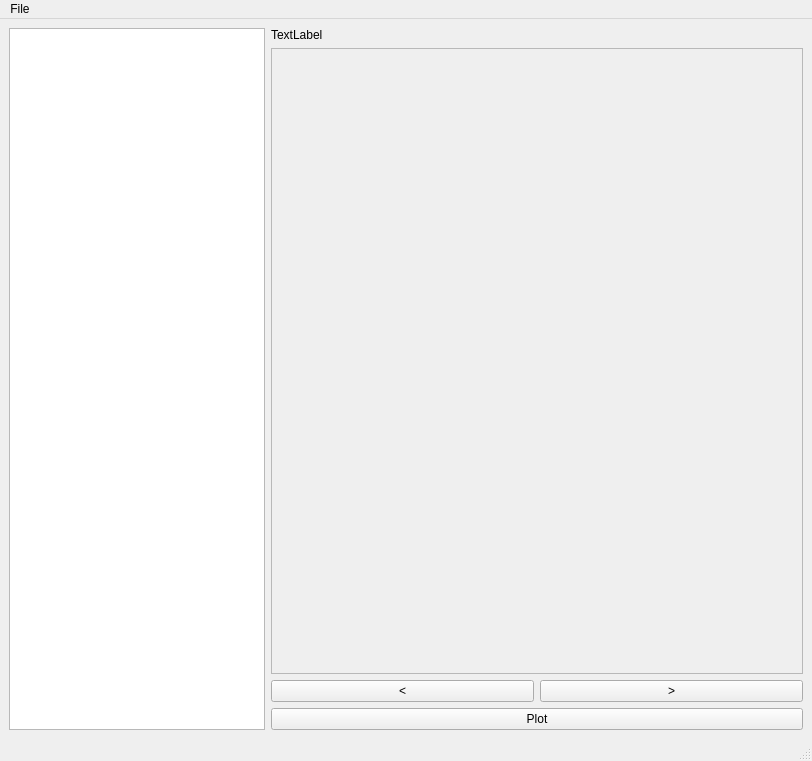
<?xml version="1.0" encoding="UTF-8"?>
<ui version="4.0">
 <class>MainWindow</class>
 <widget class="QMainWindow" name="MainWindow">
  <property name="geometry">
   <rect>
    <x>0</x>
    <y>0</y>
    <width>812</width>
    <height>761</height>
   </rect>
  </property>
  <property name="sizePolicy">
   <sizepolicy hsizetype="Preferred" vsizetype="Preferred">
    <horstretch>0</horstretch>
    <verstretch>0</verstretch>
   </sizepolicy>
  </property>
  <property name="windowTitle">
   <string>MainWindow</string>
  </property>
  <widget class="QWidget" name="centralwidget">
   <layout class="QHBoxLayout" name="horizontalLayout">
    <item alignment="Qt::AlignLeft">
     <widget class="QListWidget" name="PairList"/>
    </item>
    <item>
     <layout class="QVBoxLayout" name="verticalLayout">
      <item>
       <widget class="QLabel" name="title">
        <property name="text">
         <string>TextLabel</string>
        </property>
       </widget>
      </item>
      <item>
       <widget class="QScrollArea" name="Graph">
        <property name="widgetResizable">
         <bool>true</bool>
        </property>
        <widget class="QWidget" name="scrollAreaWidgetContents">
         <property name="geometry">
          <rect>
           <x>0</x>
           <y>0</y>
           <width>528</width>
           <height>608</height>
          </rect>
         </property>
        </widget>
       </widget>
      </item>
      <item>
       <layout class="QHBoxLayout" name="horizontalLayout">
        <item>
         <widget class="QPushButton" name="Prev">
          <property name="text">
           <string>&lt;</string>
          </property>
         </widget>
        </item>
        <item>
         <widget class="QPushButton" name="Next">
          <property name="text">
           <string>&gt;</string>
          </property>
         </widget>
        </item>
       </layout>
      </item>
      <item>
       <widget class="QPushButton" name="plotButton">
        <property name="text">
         <string>Plot</string>
        </property>
       </widget>
      </item>
     </layout>
    </item>
   </layout>
  </widget>
  <widget class="QMenuBar" name="menubar">
   <property name="geometry">
    <rect>
     <x>0</x>
     <y>0</y>
     <width>812</width>
     <height>22</height>
    </rect>
   </property>
   <widget class="QMenu" name="menuFile">
    <property name="title">
     <string>File</string>
    </property>
    <widget class="QMenu" name="menuLoad_from_npy">
     <property name="title">
      <string>Load from .npy</string>
     </property>
     <addaction name="actionAdd_pairs"/>
     <addaction name="actionAdd_data"/>
    </widget>
    <addaction name="menuLoad_from_npy"/>
    <addaction name="actionLoad_from_hdf5"/>
    <addaction name="actionAdd_data_in_csv"/>
   </widget>
   <addaction name="menuFile"/>
  </widget>
  <widget class="QStatusBar" name="statusbar"/>
  <action name="actionchoose_file">
   <property name="text">
    <string>choose file</string>
   </property>
  </action>
  <action name="actionchoose_dir">
   <property name="text">
    <string>choose dir</string>
   </property>
  </action>
  <action name="actionLoad_from_hdf5">
   <property name="text">
    <string>Load from .hdf5</string>
   </property>
  </action>
  <action name="actionAdd_timeline">
   <property name="text">
    <string>Add timeline</string>
   </property>
  </action>
  <action name="actionAdd_pairs">
   <property name="text">
    <string>Add pairs</string>
   </property>
  </action>
  <action name="actionAdd_data">
   <property name="text">
    <string>Add data</string>
   </property>
  </action>
  <action name="actionAdd_data_2">
   <property name="text">
    <string>Add data</string>
   </property>
  </action>
  <action name="actionAdd_timelne">
   <property name="text">
    <string>Add timelne</string>
   </property>
  </action>
  <action name="actionAdd_data_in_csv">
   <property name="text">
    <string>Add data in .csv</string>
   </property>
  </action>
 </widget>
 <resources/>
 <connections/>
</ui>
